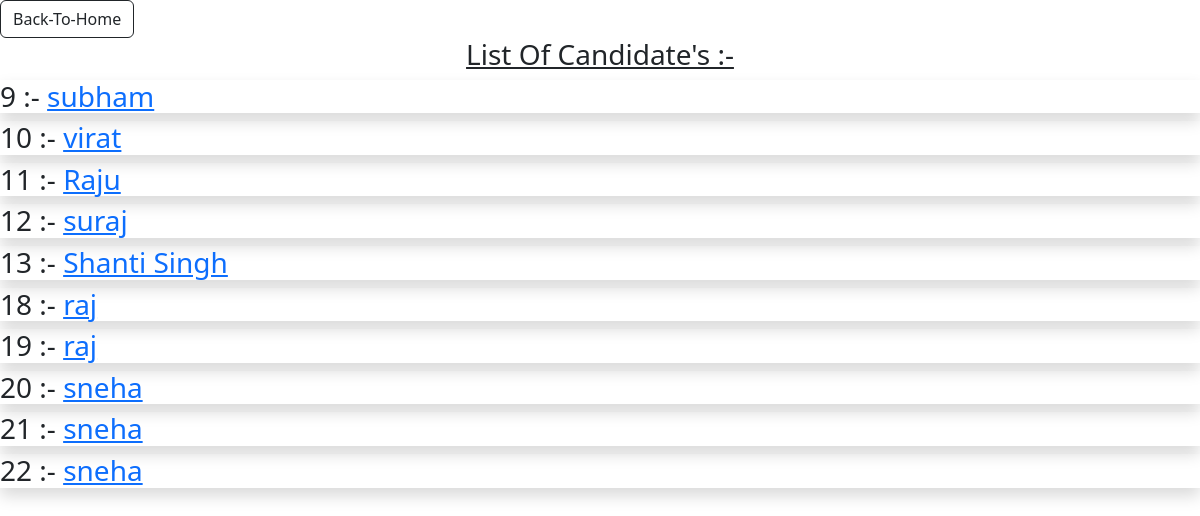
Page /list/ on the committed database.
### app/models.py (models this page shows)
class Resume(models.Model):
    Name=models.CharField(max_length=50)
    Gender=models.CharField(max_length=50)
    Locality=models.CharField(max_length=100)
    City=models.CharField(max_length=50)
    Pin=models.PositiveIntegerField()
    State=models.CharField(max_length=50)
    Mobile_No=models.PositiveIntegerField()
    Email=models.EmailField()
    Job_City=models.CharField(max_length=50)
    Profile_Image=models.ImageField(null=False,blank=False)

### app/views.py (the view)
# urls.py: path('list/',views.List,name="list"),
def List(request):
    candidates=Resume.objects.all
    return render(request,"list.html",{"candidates":candidates})

### templates/list.html (shortened to what this page needs)
<!doctype html>
<html lang="en">
  <head>
    <link href="https://cdn.jsdelivr.net/npm/bootstrap@5.3.2/dist/css/bootstrap.min.css" rel="stylesheet">
  </head>
  <body>
    <a href="{% url 'home' %}" class="btn btn-outline-dark btn">Back-To-Home</a>
    <div class="col-sm-30">
        <h3 class="text-center mb-7"><u>List Of Candidate's :- </u></h3></div>
        {% for candidate in candidates %}
        <h3 class="shadow">{{candidate.id}} :- <a href="{% url 'candidate' candidate.id %}">{{candidate.Name}}</a><h3>
        {% endfor %}
  </body>
</html>

### rows in the picture
Resume: id "9", Name "subham"
Resume: id "10", Name "virat"
Resume: id "11", Name "Raju"
Resume: id "12", Name "suraj"
Resume: id "13", Name "Shanti Singh"
Resume: id "18", Name "raj"
Resume: id "19", Name "raj"
Resume: id "20", Name "sneha"
Resume: id "21", Name "sneha"
Resume: id "22", Name "sneha"
